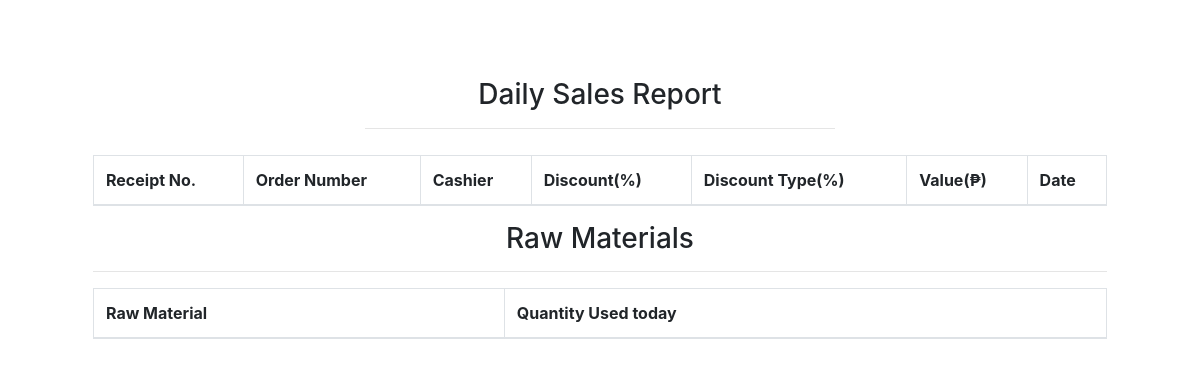
The page /sales_employee/daily_report.php (signed in) on the database as committed earlier.
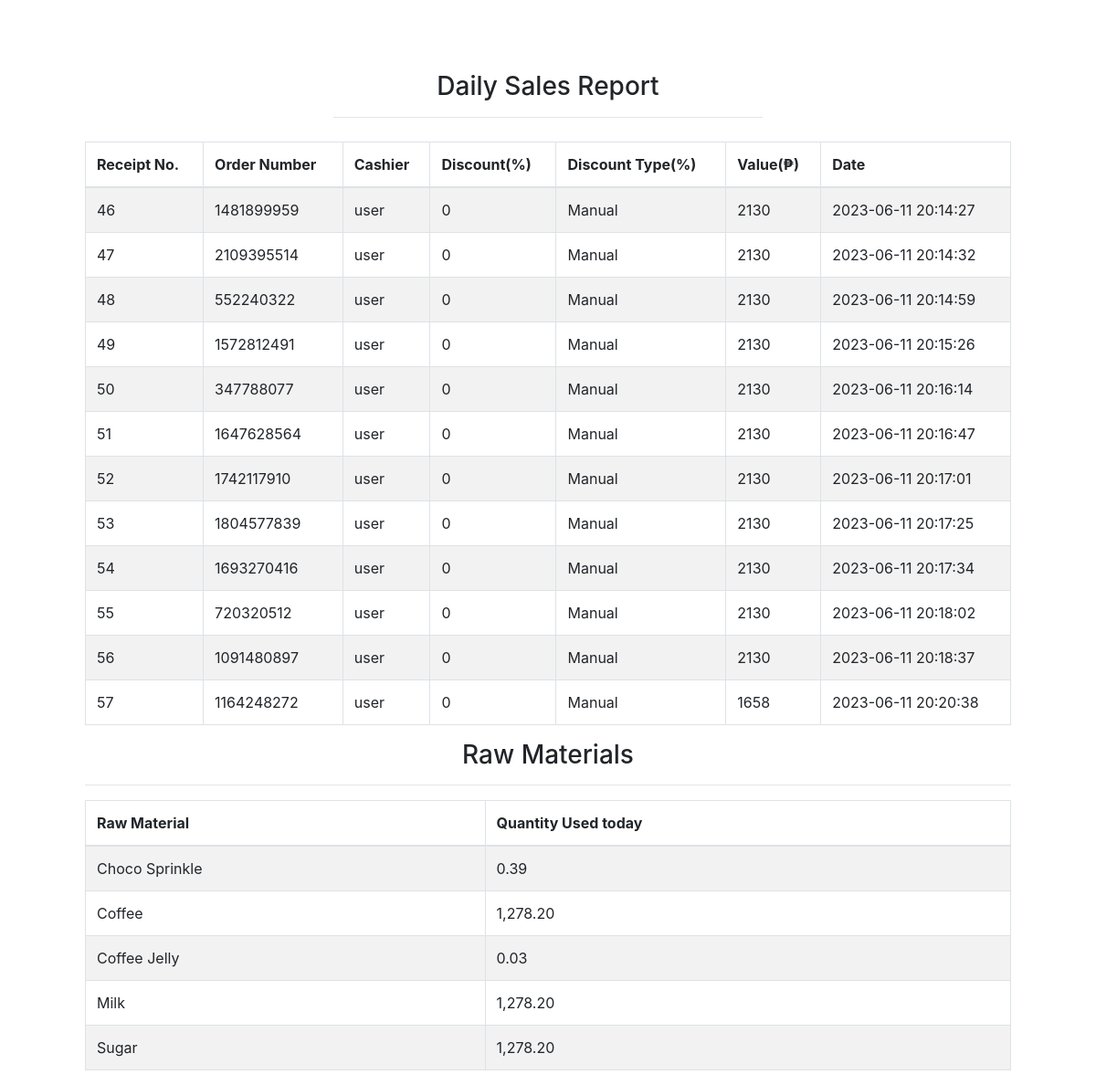
The same page on the database as committed later.
### tables this page shows
CREATE TABLE `sales` (
  `reciept_no` int(11) NOT NULL AUTO_INCREMENT,
  `customer_id` int(11) NOT NULL DEFAULT 0,
  `username` varchar(30) NOT NULL,
  `discount` int(11) NOT NULL,
  `Discounttype` text NOT NULL,
  `total` int(11) NOT NULL,
  `date` timestamp NOT NULL DEFAULT current_timestamp() ON UPDATE current_timestamp(),
  PRIMARY KEY (`reciept_no`),
  KEY `customer_id` (`customer_id`),
  KEY `username` (`username`)
);

### sales_employee/daily_report.php (the view, shortened to what this page needs)
<!DOCTYPE html>
<html>
<head>
    <?php include('../templates/head1.php'); ?>
</head>
<body>
</body>
<body onload="print()">
    <div class="container">
        <center>
            <br></br>
            <div class="container" style="width:500px;">
                <h3 style="margin-top: 30px;">Daily Sales Report</h3>
                <hr>
        </center>
        <center>
            <div class="table-responsive pl-5 pr-5">
                <table class="table table-bordered table-striped" id="sales_table" style="margin-top: 10px;">
                    <thead>
                        <tr>
                            <th scope="col" class="column-text">Receipt No.</th>
                            <th scope="col" class="column-text">Order Number</th>
                            <th scope="col" class="column-text">Cashier</th>
                            <th scope="col" class="column-text">Discount(%)</th>
                            <th scope="col" class="column-text">Discount Type(%)</th>
                            <th scope="col" class="column-text">Value(₱)</th>
                            <th scope="col" class="column-text">Date</th>
                        </tr>
                    </thead>
                    <tbody>
                        <?php
                        include("../server/connection.php");
                        $get_sales_report = mysqli_query($db, "SELECT * from sales WHERE date LIKE '%".date('Y-m-d')."%'");
                        while ($row = mysqli_fetch_array($get_sales_report)) {
                        ?>
                            <tr>
                                <td><?php echo $row['reciept_no'] ?></td>
                                <td><?php echo $row['customer_id'] ?></td>
                                <td><?php echo $row['username'] ?></td>
                                <td><?php echo $row['discount'] ?></td>
                                <td><?php echo $row['Discounttype'] ?></td>
                                <td><?php echo $row['total'] ?></td>
                                <td><?php echo $row['date'] ?></td>
                            </tr>
                        <?php } ?>
                    </tbody>
                </table>
            <div>
            <div class="table-responsive">
                <h3>Raw Materials</h3>
                <hr>
                <table class="table table-bordered table-striped" id="test" style="margin-top: 10px;">
                    <thead>
                        <tr>
                            <th scope="col" class="column-text">Raw Material</th>
                            <th scope="col" class="column-text">Quantity Used today</th>
                        </tr>
                    </thead>
                    <tbody>
                        <?php
                        include("../server/connection.php");
                        $get_sales_report = mysqli_query($db,
                        "
                            SELECT raw_mats.name, FORMAT(SUM(raw_mats_sales.quantity),2) AS total_quantity
                            FROM raw_mats_sales
                            JOIN raw_mats ON raw_mats.id = raw_mats_sales.raw_mats_id
                            WHERE raw_mats_sales.date_created = '".date('Y-m-d')."'
                            GROUP BY raw_mats.name
                        ");
                        while ($row = mysqli_fetch_array($get_sales_report)) {
                        ?>
                            <tr>
                                <td><?php echo $row['name'] ?></td>
                                <td><?php echo $row['total_quantity'] ?></td>
                            </tr>
                        <?php } ?>
                    </tbody>
                </table>
        </center>
</html>
</body>

Rows that differ between the two databases and show on the page:
added sales: reciept_no "46", customer "1481899959", username "user", discount "0", Discounttype "Manual", total "2130", date "2023-06-11 20:14:27"
added sales: reciept_no "47", customer "2109395514", username "user", discount "0", Discounttype "Manual", total "2130", date "2023-06-11 20:14:32"
added sales: reciept_no "48", customer "552240322", username "user", discount "0", Discounttype "Manual", total "2130", date "2023-06-11 20:14:59"
added sales: reciept_no "49", customer "1572812491", username "user", discount "0", Discounttype "Manual", total "2130", date "2023-06-11 20:15:26"
added sales: reciept_no "50", customer "347788077", username "user", discount "0", Discounttype "Manual", total "2130", date "2023-06-11 20:16:14"
added sales: reciept_no "51", customer "1647628564", username "user", discount "0", Discounttype "Manual", total "2130", date "2023-06-11 20:16:47"
added sales: reciept_no "52", customer "1742117910", username "user", discount "0", Discounttype "Manual", total "2130", date "2023-06-11 20:17:01"
added sales: reciept_no "53", customer "1804577839", username "user", discount "0", Discounttype "Manual", total "2130", date "2023-06-11 20:17:25"
added sales: reciept_no "54", customer "1693270416", username "user", discount "0", Discounttype "Manual", total "2130", date "2023-06-11 20:17:34"
added sales: reciept_no "55", customer "720320512", username "user", discount "0", Discounttype "Manual", total "2130", date "2023-06-11 20:18:02"
added sales: reciept_no "56", customer "1091480897", username "user", discount "0", Discounttype "Manual", total "2130", date "2023-06-11 20:18:37"
added sales: reciept_no "57", customer "1164248272", username "user", discount "0", Discounttype "Manual", total "1658", date "2023-06-11 20:20:38"
Other text that changed with them:
new list line: "Choco Sprinkle 0.39"
new list line: "Coffee 1,278.20"
new list line: "Coffee Jelly 0.03"
new list line: "Milk 1,278.20"
new list line: "Sugar 1,278.20"
